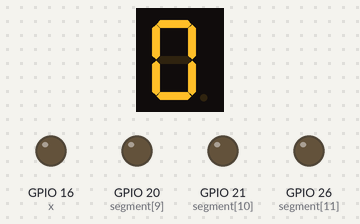
A program run on a simulated Raspberry Pi (BCM pin numbers). Shown: 1-digit seven-segment display, output pins drawn as LEDs (lit = HIGH). The segment pins are drawn as the display they are named for; pins used as bus, display or sensor lines are not drawn; what the program prints to the terminal is not drawn.

Above: at 0.3 s.
At 1.32 s:
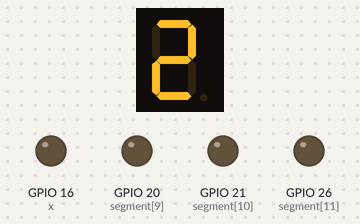
At 2.1 s:
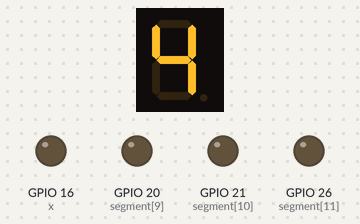
At 2.82 s:
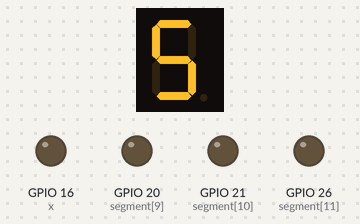
At 3.6 s:
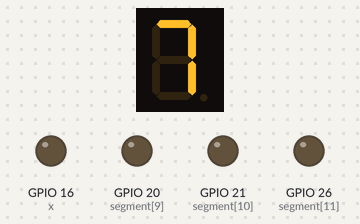
At 4.8 s:
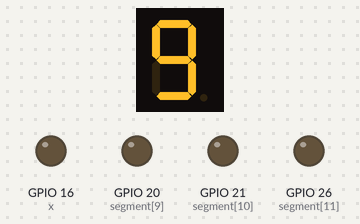

The program:

7.py
```python
import time
import board
import RPi.GPIO as GPIO
import busio

segments = {
    'a': 25, 'b': 5, 'c': 6, 'd': 12, 'e': 13, 'f': 14, 'g': 15, 'x': 16, 'dp': 19,
    '1': 20, '2': 21, '3': 26
}


GPIO.setmode(GPIO.BCM)
for segment in segments.values():
    GPIO.setup(segment, GPIO.OUT, initial=GPIO.LOW)

digit_map = {
    '0': ['a', 'b', 'c', 'd', 'e', 'f'],
    '1': ['b', 'c'],
    '2': ['a', 'b', 'd', 'e', 'g'],
    '3': ['a', 'b', 'c', 'd', 'g'],
    '4': ['b', 'c', 'f', 'g'],
    '5': ['a', 'c', 'd', 'f', 'g'],
    '6': ['a', 'c', 'd', 'e', 'f', 'g'],
    '7': ['a', 'b', 'c'],
    '8': ['a', 'b', 'c', 'd', 'e', 'f', 'g'],
    '9': ['a', 'b', 'c', 'd', 'f', 'g'],
}


def display_digit(digit):
    for pin in segments.values():
        GPIO.output(pin, GPIO.LOW)

    segments_state = digit_map[digit]
    for segment in segments_state:
        GPIO.output(segments[segment], GPIO.HIGH)


def run_auto_display():
    print("Displaying numbers 0~9 continuously.")
    while True:
        for digit in range(10):
            display_digit(str(digit))
            time.sleep(0.5)

try:
    run_auto_display()
except KeyboardInterrupt:
    print("Program terminated")
finally:
    GPIO.cleanup()
```

Measured:
- by itself, everything shown: repeats every 5.0 s, in 10 steps
- what the display in image 0 shows lasts 0.4 s, from 0.1 s to 0.5 s
